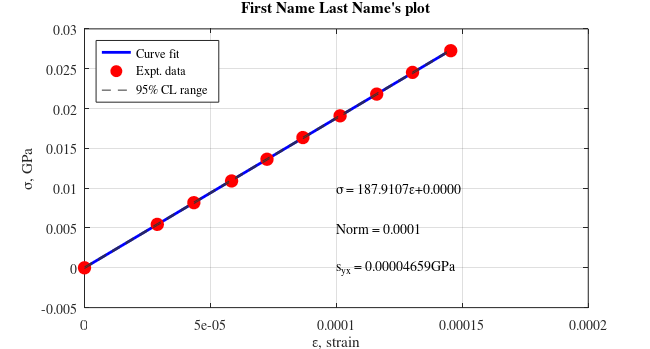
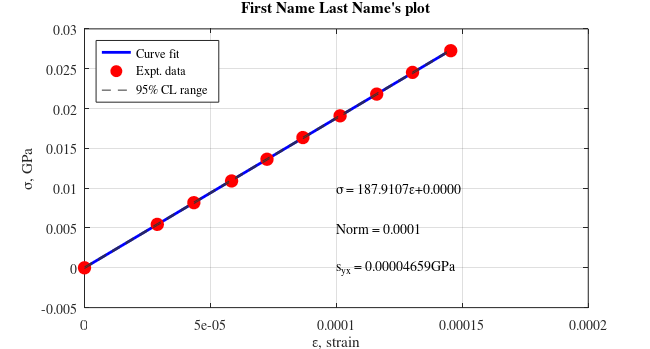

Write MATLAB code to recreate these figures, in order.
% This is a program to generate strain-stress plot 
% Date: July 19th
% Dr. Vibhav Durgesh
% Rev 0.0
% This is basic program to demonstrating use of polyfit command and
% calculating norm and standard error of fit.
% User has to provide apropriate information see - begining of the code
%%%%%%%%%%%%%%%%%%%%%%%%%%%%%%%%%%%%%%%%%%%%%%%%%%%%%%%%%%%%%%%%%%%%%%%%%%%

clear all
close all
clc
%%%% USER HAVE TO MANUALLY ADD THIS INFORMATION %%%%%%%%%%%%%%%%%%%%%%%%%%%
%%%% 

mass = [0  0.4 0.6  0.8 1.0 1.2  1.4  1.6 1.8 2.0]; %Change to appropriate weight 
Gdvo_avg = [0    0.1447    0.2174    0.2924    0.3628    0.4342    0.5081 0.5809    0.6521    00.7281]; % Average voltage output
L = 36/100; % length of beam using a tape measure
w = 1.499*(2.54/100); %width of the beam using a caliper
t = 0.2515*(2.54/100); %thickness of the beam using a micrometer
g = 9.8051; % gravitational constant (m/s)
GF = 2.012; % Gauge Factor
G = 497.7538855; % gain using Rg = 101.66 ohm
Vi = 10; %Excitation Voltage to the wheatstone bridge circuit

m = mass; % mass (kg)

%% Calculating Stress
stressdata = ((6*m*g*L)/(w*t^2))/(10^9); %Stress(MPa)

%% Calculating Strain
straindata = (2*Gdvo_avg)/(Vi*G*GF); %strain (unitless)

t_nuP = 2.110; %Value read from t-student's table (19 data points)
plotTitle = 'First Name Last Name''s plot';
%%%% END OF USER INFORMATION %%%%%%%%%%%%%%%%%%%%%%%%%%%%%%%%%%%%%%%%%%%%%%
%%%%%%%%%%%%%%%%%%%%%%%%%%%%%%%%%%%%%%%%%%%%%%%%%%%%%%%%%%%%%%%%%%%%%%%%%%%
[p,s] = polyfit(straindata,stressdata,1); % Curve fitting data with 1st order fit
xfit = straindata;% Generating x-data for curve fitting
yfit = polyval(p,xfit);
nu = s.df; %Getting degree of freedom for the curve fit
norm = s.normr; % Getting the norm of the curve fitting
syx = norm/sqrt(nu);

% Generating figure with specific size
figure(1)
set(gcf,'unit','inches','position',[0.50 0.50 6.50 3.50],...
    'defaultaxesfontsize',10,'defaultaxesfontname','times');
% Plotting data
plot(xfit,yfit,'b-','linewidth',2); hold on
plot(straindata,stressdata,'ro','markersize',9,'markerfacecolor','r')
xlabel('\epsilon, strain')
ylabel('\sigma, GPa')
grid on
% Now adding 95% confidence level in the plot
y_cl_low = yfit - t_nuP*syx; % Using regression analysis
y_cl_up  = yfit + t_nuP*syx;
plot(xfit,y_cl_low,'--','color',[0.2 0.2 0.2],'HandleVisibility','off');
plot(xfit,y_cl_up,'--','color',[0.2 0.2 0.2]);

legend('Curve fit','Expt. data','95% CL range','location','Northwest')
title(plotTitle)
text(1e-4,0.01,sprintf('%s = %3.4f%s+%3.4f','\sigma',p(1),'\epsilon',p(2)),'Fontname','times')
text(1e-4,0.005,sprintf('Norm = %3.4f',s.normr),'Fontname','times')
text(1e-4,0,sprintf('s_{yx} = %3.8f%s',syx,'GPa'),'Fontname','times') 
% % Saving the files in png and pdf format
figName = ['FirstnameLastname.png'];
set(gcf,'PaperPositionMode','auto')
print(figName,'-dpng','-r600')
set(gcf,'PaperUnits','inches','Units','inches');
figpos = get(gcf,'Position');
set(gcf,'PaperSize',figpos(3:4),'Units','inches');
print(figName,'-dpdf','-r600')
% 
